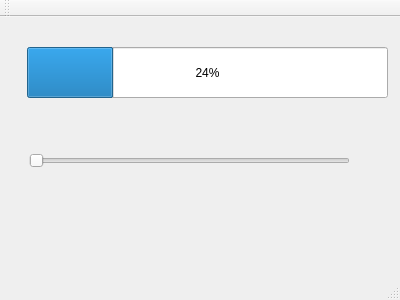
<?xml version="1.0" encoding="UTF-8"?>
<ui version="4.0">
 <class>MainWindow</class>
 <widget class="QMainWindow" name="MainWindow">
  <property name="geometry">
   <rect>
    <x>0</x>
    <y>0</y>
    <width>400</width>
    <height>300</height>
   </rect>
  </property>
  <property name="windowTitle">
   <string>MainWindow</string>
  </property>
  <widget class="QWidget" name="centralWidget">
   <widget class="QProgressBar" name="progressBar">
    <property name="geometry">
     <rect>
      <x>27</x>
      <y>30</y>
      <width>361</width>
      <height>51</height>
     </rect>
    </property>
    <property name="value">
     <number>24</number>
    </property>
   </widget>
   <widget class="QSlider" name="horizontalSlider">
    <property name="geometry">
     <rect>
      <x>29</x>
      <y>118</y>
      <width>321</width>
      <height>51</height>
     </rect>
    </property>
    <property name="orientation">
     <enum>Qt::Horizontal</enum>
    </property>
   </widget>
  </widget>
  <widget class="QMenuBar" name="menuBar">
   <property name="geometry">
    <rect>
     <x>0</x>
     <y>0</y>
     <width>400</width>
     <height>21</height>
    </rect>
   </property>
  </widget>
  <widget class="QToolBar" name="mainToolBar">
   <attribute name="toolBarArea">
    <enum>TopToolBarArea</enum>
   </attribute>
   <attribute name="toolBarBreak">
    <bool>false</bool>
   </attribute>
  </widget>
  <widget class="QStatusBar" name="statusBar"/>
 </widget>
 <layoutdefault spacing="6" margin="11"/>
 <resources/>
 <connections/>
</ui>
